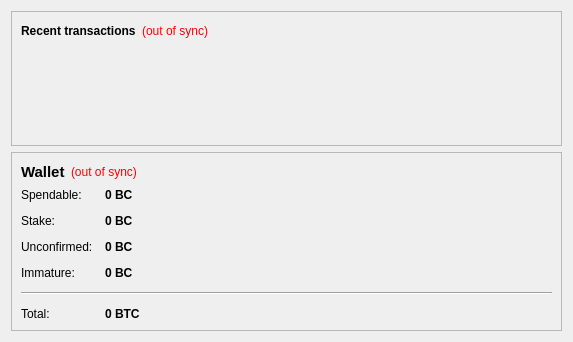
<?xml version="1.0" encoding="UTF-8"?>
<ui version="4.0">
 <class>OverviewPage</class>
 <widget class="QWidget" name="OverviewPage">
  <property name="geometry">
   <rect>
    <x>0</x>
    <y>0</y>
    <width>573</width>
    <height>342</height>
   </rect>
  </property>
  <property name="windowTitle">
   <string>Form</string>
  </property>
  <layout class="QVBoxLayout" name="verticalLayout_5" stretch="1,1">
   <item>
    <layout class="QVBoxLayout" name="verticalLayout_3">
     <item>
      <widget class="QFrame" name="frame_2">
       <property name="frameShape">
        <enum>QFrame::StyledPanel</enum>
       </property>
       <property name="frameShadow">
        <enum>QFrame::Raised</enum>
       </property>
       <layout class="QVBoxLayout" name="verticalLayout">
        <item>
         <layout class="QHBoxLayout" name="horizontalLayout_2">
          <item>
           <widget class="QLabel" name="label_4">
            <property name="text">
             <string>&lt;b&gt;Recent transactions&lt;/b&gt;</string>
            </property>
           </widget>
          </item>
          <item>
           <widget class="QLabel" name="labelTransactionsStatus">
            <property name="toolTip">
             <string>The displayed information may be out of date. Your wallet automatically synchronizes with the Faucet network after a connection is established, but this process has not completed yet.</string>
            </property>
            <property name="styleSheet">
             <string notr="true">QLabel { color: red; }</string>
            </property>
            <property name="text">
             <string notr="true">(out of sync)</string>
            </property>
            <property name="alignment">
             <set>Qt::AlignRight|Qt::AlignTrailing|Qt::AlignVCenter</set>
            </property>
           </widget>
          </item>
          <item>
           <spacer name="horizontalSpacer">
            <property name="orientation">
             <enum>Qt::Horizontal</enum>
            </property>
            <property name="sizeHint" stdset="0">
             <size>
              <width>40</width>
              <height>20</height>
             </size>
            </property>
           </spacer>
          </item>
         </layout>
        </item>
        <item>
         <widget class="QListView" name="listTransactions">
          <property name="styleSheet">
           <string notr="true">QListView { background: transparent; }</string>
          </property>
          <property name="frameShape">
           <enum>QFrame::NoFrame</enum>
          </property>
          <property name="verticalScrollBarPolicy">
           <enum>Qt::ScrollBarAlwaysOff</enum>
          </property>
          <property name="horizontalScrollBarPolicy">
           <enum>Qt::ScrollBarAlwaysOff</enum>
          </property>
          <property name="selectionMode">
           <enum>QAbstractItemView::NoSelection</enum>
          </property>
         </widget>
        </item>
       </layout>
      </widget>
     </item>
     <item>
      <spacer name="verticalSpacer_2">
       <property name="orientation">
        <enum>Qt::Vertical</enum>
       </property>
       <property name="sizeHint" stdset="0">
        <size>
         <width>20</width>
         <height>40</height>
        </size>
       </property>
      </spacer>
     </item>
    </layout>
   </item>
   <item>
    <layout class="QVBoxLayout" name="verticalLayout_2">
     <item>
      <widget class="QFrame" name="frame">
       <property name="frameShape">
        <enum>QFrame::StyledPanel</enum>
       </property>
       <property name="frameShadow">
        <enum>QFrame::Raised</enum>
       </property>
       <layout class="QVBoxLayout" name="verticalLayout_4">
        <item>
         <layout class="QHBoxLayout" name="horizontalLayout_4">
          <item>
           <widget class="QLabel" name="label_5">
            <property name="font">
             <font>
              <pointsize>11</pointsize>
              <weight>75</weight>
              <bold>true</bold>
             </font>
            </property>
            <property name="text">
             <string>Wallet</string>
            </property>
           </widget>
          </item>
          <item>
           <widget class="QLabel" name="labelWalletStatus">
            <property name="toolTip">
             <string>The displayed information may be out of date. Your wallet automatically synchronizes with the Faucet network after a connection is established, but this process has not completed yet.</string>
            </property>
            <property name="styleSheet">
             <string notr="true">QLabel { color: red; }</string>
            </property>
            <property name="text">
             <string notr="true">(out of sync)</string>
            </property>
            <property name="alignment">
             <set>Qt::AlignLeading|Qt::AlignLeft|Qt::AlignVCenter</set>
            </property>
           </widget>
          </item>
          <item>
           <spacer name="horizontalSpacer_2">
            <property name="orientation">
             <enum>Qt::Horizontal</enum>
            </property>
            <property name="sizeHint" stdset="0">
             <size>
              <width>40</width>
              <height>20</height>
             </size>
            </property>
           </spacer>
          </item>
         </layout>
        </item>
        <item>
         <layout class="QFormLayout" name="formLayout_2">
          <property name="fieldGrowthPolicy">
           <enum>QFormLayout::AllNonFixedFieldsGrow</enum>
          </property>
          <property name="horizontalSpacing">
           <number>12</number>
          </property>
          <property name="verticalSpacing">
           <number>12</number>
          </property>
          <item row="0" column="0">
           <widget class="QLabel" name="label">
            <property name="text">
             <string>Spendable:</string>
            </property>
           </widget>
          </item>
          <item row="0" column="1">
           <widget class="QLabel" name="labelBalance">
            <property name="font">
             <font>
              <weight>75</weight>
              <bold>true</bold>
             </font>
            </property>
            <property name="cursor">
             <cursorShape>IBeamCursor</cursorShape>
            </property>
            <property name="toolTip">
             <string>Your current spendable balance</string>
            </property>
            <property name="text">
             <string notr="true">0 BC</string>
            </property>
            <property name="textInteractionFlags">
             <set>Qt::LinksAccessibleByMouse|Qt::TextSelectableByKeyboard|Qt::TextSelectableByMouse</set>
            </property>
           </widget>
          </item>
          <item row="1" column="0">
           <widget class="QLabel" name="label_6">
            <property name="text">
             <string>Stake:</string>
            </property>
           </widget>
          </item>
          <item row="1" column="1">
           <widget class="QLabel" name="labelStake">
            <property name="font">
             <font>
              <weight>75</weight>
              <bold>true</bold>
             </font>
            </property>
            <property name="cursor">
             <cursorShape>IBeamCursor</cursorShape>
            </property>
            <property name="toolTip">
             <string>Total of coins that was staked, and do not yet count toward the current balance</string>
            </property>
            <property name="text">
             <string notr="true">0 BC</string>
            </property>
            <property name="textInteractionFlags">
             <set>Qt::LinksAccessibleByMouse|Qt::TextSelectableByKeyboard|Qt::TextSelectableByMouse</set>
            </property>
           </widget>
          </item>
          <item row="2" column="0">
           <widget class="QLabel" name="label_3">
            <property name="text">
             <string>Unconfirmed:</string>
            </property>
           </widget>
          </item>
          <item row="2" column="1">
           <widget class="QLabel" name="labelUnconfirmed">
            <property name="font">
             <font>
              <weight>75</weight>
              <bold>true</bold>
             </font>
            </property>
            <property name="cursor">
             <cursorShape>IBeamCursor</cursorShape>
            </property>
            <property name="toolTip">
             <string>Total of transactions that have yet to be confirmed, and do not yet count toward the current balance</string>
            </property>
            <property name="text">
             <string notr="true">0 BC</string>
            </property>
            <property name="textInteractionFlags">
             <set>Qt::LinksAccessibleByMouse|Qt::TextSelectableByKeyboard|Qt::TextSelectableByMouse</set>
            </property>
           </widget>
          </item>
          <item row="3" column="0">
           <widget class="QLabel" name="labelImmatureText">
            <property name="text">
             <string>Immature:</string>
            </property>
           </widget>
          </item>
          <item row="3" column="1">
           <widget class="QLabel" name="labelImmature">
            <property name="font">
             <font>
              <weight>75</weight>
              <bold>true</bold>
             </font>
            </property>
            <property name="toolTip">
             <string>Mined balance that has not yet matured</string>
            </property>
            <property name="text">
             <string notr="true">0 BC</string>
            </property>
            <property name="textInteractionFlags">
             <set>Qt::LinksAccessibleByMouse|Qt::TextSelectableByKeyboard|Qt::TextSelectableByMouse</set>
            </property>
           </widget>
          </item>
          <item row="4" column="0" colspan="2">
           <widget class="Line" name="line">
            <property name="orientation">
             <enum>Qt::Horizontal</enum>
            </property>
           </widget>
          </item>
          <item row="5" column="0">
           <widget class="QLabel" name="labelTotalText">
            <property name="text">
             <string>Total:</string>
            </property>
           </widget>
          </item>
          <item row="5" column="1">
           <widget class="QLabel" name="labelTotal">
            <property name="font">
             <font>
              <weight>75</weight>
              <bold>true</bold>
             </font>
            </property>
            <property name="cursor">
             <cursorShape>IBeamCursor</cursorShape>
            </property>
            <property name="toolTip">
             <string>Your current total balance</string>
            </property>
            <property name="text">
             <string notr="true">0 BTC</string>
            </property>
            <property name="textInteractionFlags">
             <set>Qt::LinksAccessibleByMouse|Qt::TextSelectableByKeyboard|Qt::TextSelectableByMouse</set>
            </property>
           </widget>
          </item>
         </layout>
        </item>
       </layout>
      </widget>
     </item>
     <item>
      <spacer name="verticalSpacer">
       <property name="orientation">
        <enum>Qt::Vertical</enum>
       </property>
       <property name="sizeHint" stdset="0">
        <size>
         <width>20</width>
         <height>40</height>
        </size>
       </property>
      </spacer>
     </item>
    </layout>
   </item>
  </layout>
 </widget>
 <resources/>
 <connections/>
</ui>
